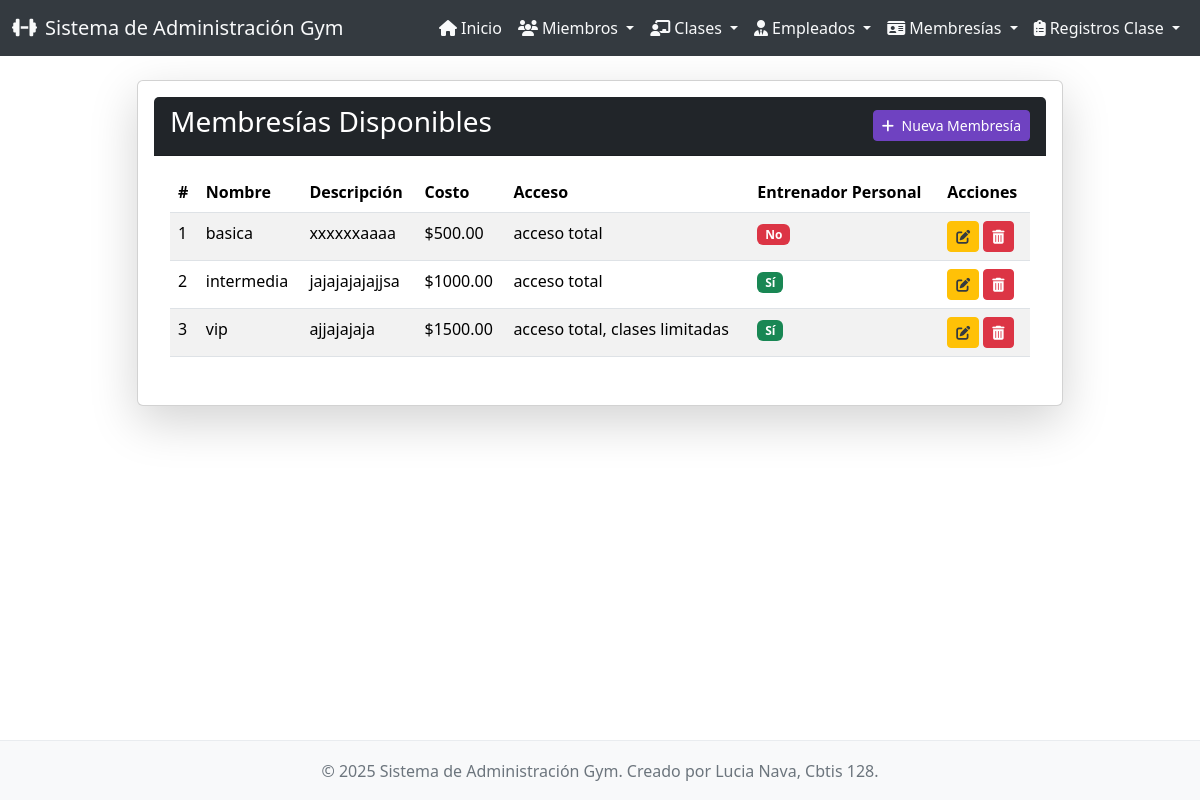
Page /membresias/ on the committed database.
### app_gym/models.py (models this page shows, shortened)
class Membresia(models.Model):
    nombre = models.CharField(max_length=100)
    descripcion = models.TextField(blank=True, null=True)
    costo = models.DecimalField(max_digits=10, decimal_places=2)
    acceso = models.CharField(max_length=100, help_text="Ej: Acceso total, Solo máquinas, Clases limitadas")
    entrenador_personal_incluido = models.BooleanField(default=False)

### app_gym/views.py (the view)
# urls.py: path('membresias/', views.ver_membresias, name='ver_membresias'),
def ver_membresias(request):
    try:
        membresias = Membresia.objects.all().order_by('costo', 'nombre')
        if not membresias.exists():
            messages.info(request, "No hay membresías registradas para mostrar. ¡Añade algunas!")
        context = {'membresias': membresias}
        return render(request, 'membresias/ver_membresias.html', context)
    except Exception as e:
        messages.error(request, f"Ocurrió un error al cargar las membresías: {e}")
        return render(request, 'app_gym/inicio.html', {'error_message': str(e)})

### app_gym/templates/membresias/ver_membresias.html (shortened to what this page needs)
{% extends 'app_gym/base.html' %}
{% block content %}
<div class="row justify-content-center">
    <div class="col-md-10">
        <div class="card shadow-lg p-3 mb-5 bg-body rounded">
            <div class="card-header bg-dark text-white text-center d-flex justify-content-between align-items-center">
                <h3>Membresías Disponibles</h3>
                <a href="{% url 'agregar_membresia' %}" class="btn btn-primary btn-sm">
                    <i class="fas fa-plus me-1"></i> Nueva Membresía
                </a>
            </div>
            <div class="card-body">
                {% if membresias %}
                    <div class="table-responsive">
                        <table class="table table-striped table-hover">
                            <thead>
                                <tr>
                                    <th>#</th>
                                    <th>Nombre</th>
                                    <th>Descripción</th>
                                    <th>Costo</th>
                                    <th>Acceso</th>
                                    <th>Entrenador Personal</th>
                                    <th>Acciones</th>
                                </tr>
                            </thead>
                            <tbody>
                                {% for membresia in membresias %}
                                <tr>
                                    <td>{{ forloop.counter }}</td>
                                    <td>{{ membresia.nombre }}</td>
                                    <td>{{ membresia.descripcion|truncatechars:50 }}</td>
                                    <td>${{ membresia.costo|floatformat:2 }}</td>
                                    <td>{{ membresia.acceso }}</td>
                                    <td>
                                        {% if membresia.entrenador_personal_incluido %}
                                            <span class="badge bg-success">Sí</span>
                                        {% else %}
                                            <span class="badge bg-danger">No</span>
                                        {% endif %}
                                    </td>
                                    <td>
                                        <a href="{% url 'actualizar_membresia' membresia.pk %}" class="btn btn-warning btn-sm" title="Editar Membresía">
                                            <i class="fas fa-edit"></i>
                                        </a>
                                        <a href="{% url 'borrar_membresia' membresia.pk %}" class="btn btn-danger btn-sm" title="Eliminar Membresía">
                                            <i class="fas fa-trash-alt"></i>
                                        </a>
                                    </td>
                                </tr>
                                {% endfor %}
                            </tbody>
                        </table>
                    </div>
                {% else %}
                    <div class="alert alert-info text-center" role="alert">
                        No hay membresías registradas. ¡Empieza añadiendo una!
                    </div>
                {% endif %}
            </div>
        </div>
    </div>
</div>
{% endblock %}

### app_gym/templates/app_gym/base.html (style rules this page uses)
body { display: flex; flex-direction: column; min-height: 100vh; }
.btn-primary { background-color: #6f42c1; border-color: #6f42c1; }
.btn-warning { background-color: #ffc107; border-color: #ffc107; color: #343a40; }
.btn-danger { background-color: #dc3545; border-color: #dc3545; }
.table thead { background-color: #e9ecef; }
.table tbody tr:nth-of-type(odd) { background-color: rgba(0,0,0,.05); }
.card { box-shadow: 0 0.5rem 1rem rgba(0,0,0,.075); }

### rows in the picture
Membresia: nombre "basica", descripcion "xxxxxxaaaa", costo "500.00", acceso "acceso total", entrenador_personal_incluido "No"
Membresia: nombre "intermedia", descripcion "jajajajajajjsa", costo "1000.00", acceso "acceso total", entrenador_personal_incluido "Sí"
Membresia: nombre "vip", descripcion "ajjajajaja", costo "1500.00", acceso "acceso total, clases limitadas", entrenador_personal_incluido "Sí"
